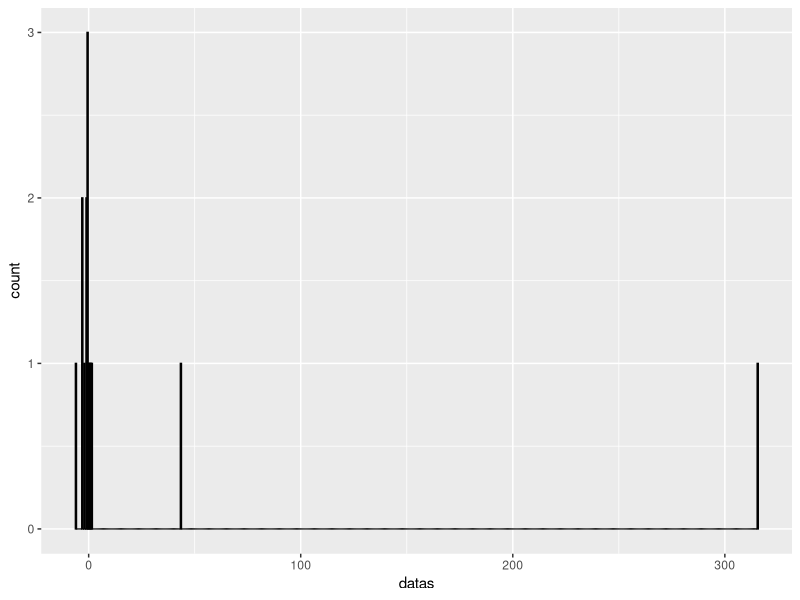
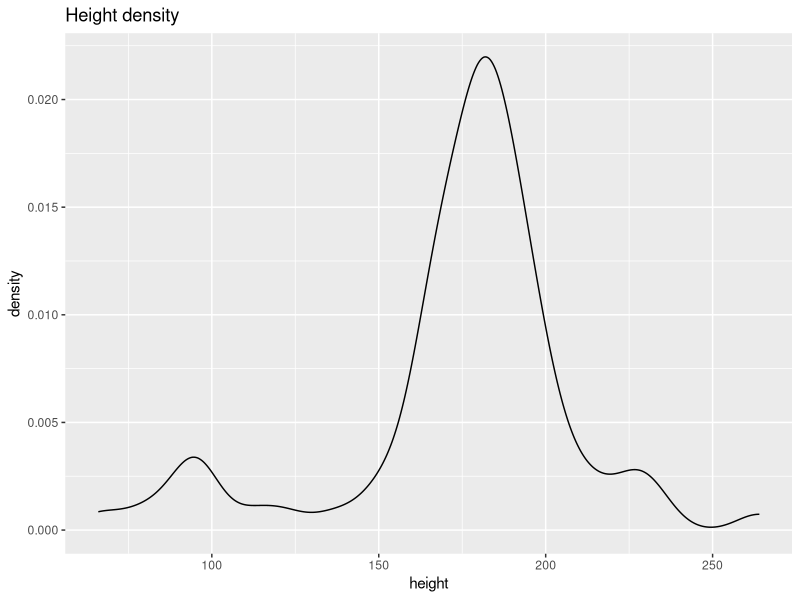
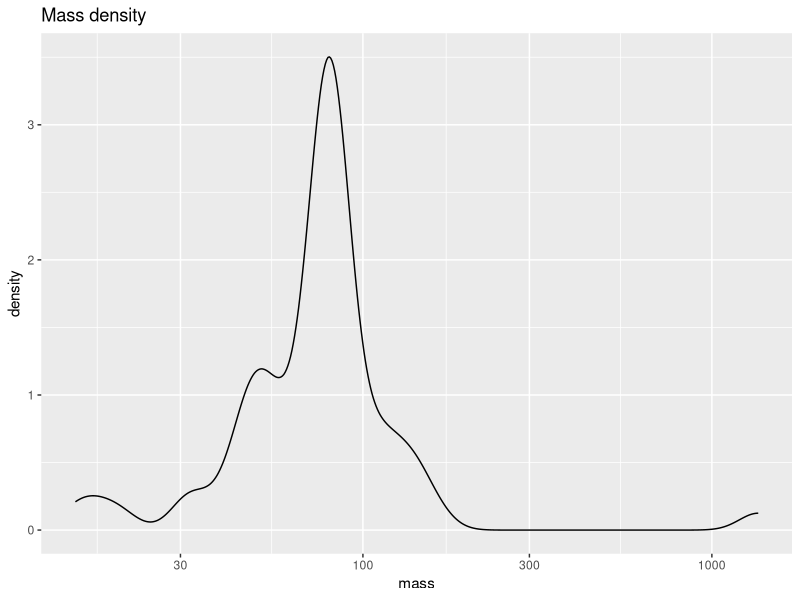
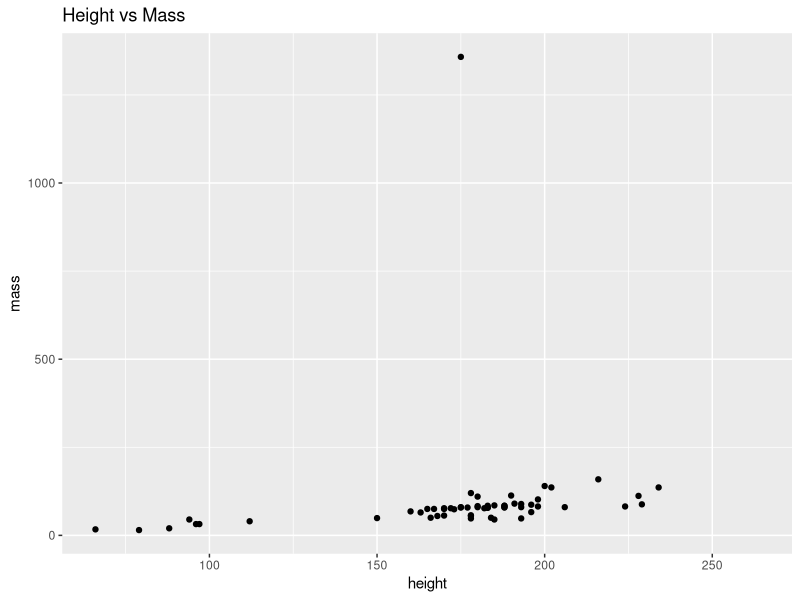
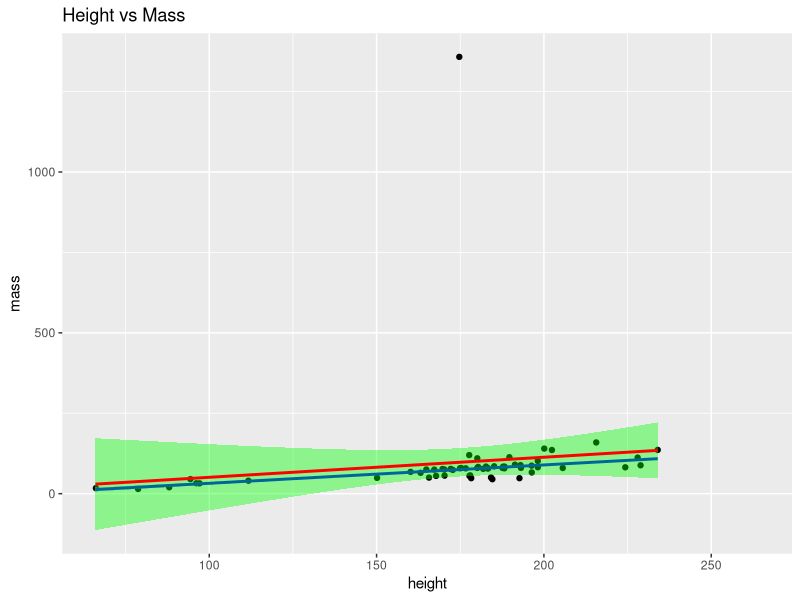

Generate these figures, in order, with R:
## ---- chunk 1
library(ggplot2)
library(fit.models)
library('reshape2')
library(robust)
library("MASS")
## ---- chunk 2
#Exercice 1 Summary statistics
set.seed(123)
datas <- rt(15, 1)
mean(datas) #23.03012
#The mean is not a good summary because it should be near to 0. 
#It is due to outliers points and in particular a 315

summary(datas)
df = data.frame(datas)
ggplot(df, aes(x=datas)) +
  geom_histogram(binwidth=.5, colour="black", fill="white")

#We can propose the median which is less influenced to outliers
median(datas)
#The trimmed mean
mean(datas, trim = 0.2)
#Or the standart Deviation
sd(datas)
## ---- chunk 3
# Exercice3 ----------------------------------------------------------------------

#Briefly describe the dataset.p

#The dataset contains datas about 87 characters of Star Wars.
#It is physical datas like name, height or skin color 
#but we have the list of movies were they appear, their vehicls and starships too 

dfStarWars <- dplyr::starwars

#Consider the variables height and mass, plot univariate charts to study the range and other summary statistics

summary(dfStarWars['height'])
summary(dfStarWars['mass'])

ggplot(dfStarWars, aes(x = height)) + geom_density() + ggtitle("Height density")
ggplot(dfStarWars, aes(x = mass)) + geom_density() + ggtitle("Mass density") + scale_x_log10()

#Plot mass vs height and describe it
ggplot(dfStarWars, aes(x = height, y = mass)) + geom_point() + ggtitle("Height vs Mass")

#The mass of a character seems connected to its height. For characters between 150 and 250 cm we could do 
#a linear regression because it seems to be a straight.
#We have an extreme outlier (1000kg and 175cm) which correspond to Jabba

#Fit two different regression models. Plot and discuss the results. Useful: lmrob or MASS::rlm
sub <- subset(dfStarWars, select=c(mass,height))
lmRegression <- lm(sub)
#rlmRegression <- rlm(sub)
lmRobRegression <- lmRob(data = sub)
print(lmRegression)
#print(rlmRegression)
print(lmRobRegression)
prediction <- predict(lmRegression, sub['height'])
Robustprediction <- predict(lmRobRegression, sub['height'])
heightAndMassGraph <- ggplot(dfStarWars, aes(x = height, y = mass))
heightAndMassGraph <- heightAndMassGraph + geom_point(, position = "jitter") 
heightAndMassGraph <- heightAndMassGraph + ggtitle("Height vs Mass")+geom_smooth(method = rlm, color = 'blue')
heightAndMassGraph + geom_smooth(method = lm, color = 'red', fill = 'green')
